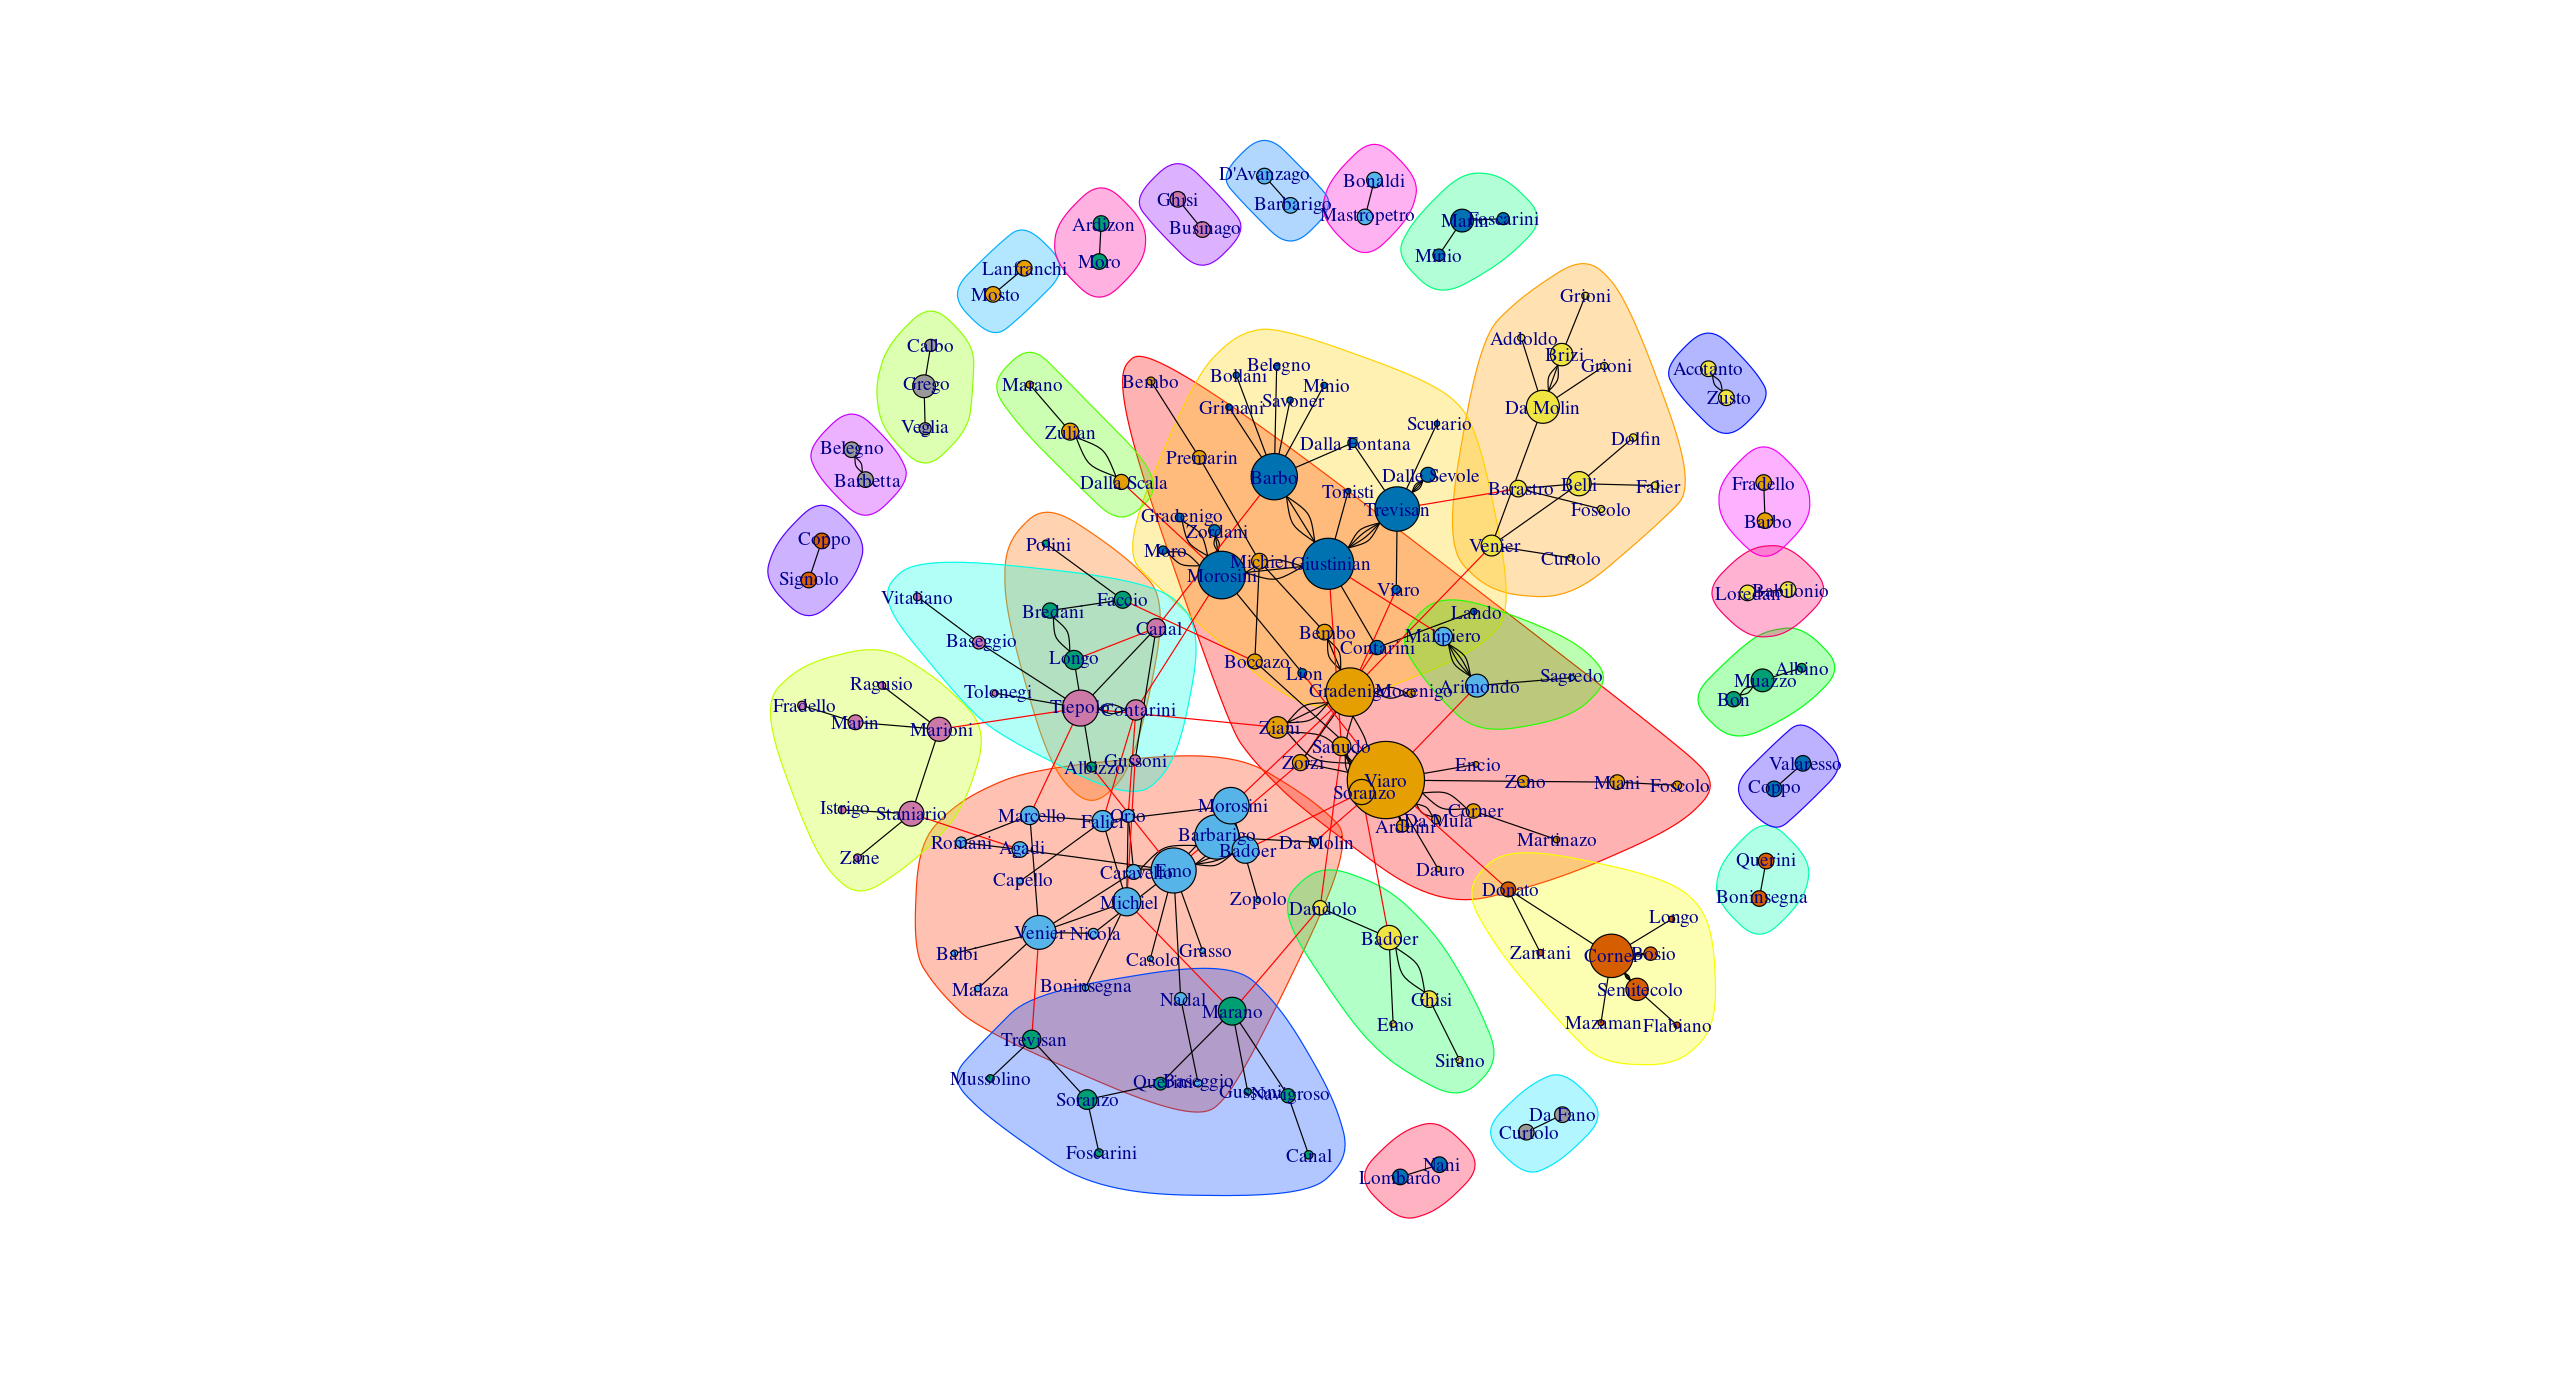

The script that drew this image:
library(igraph)

data <- read.csv("resources/colleganza-pairs.csv",header=FALSE)
venice.sn <- graph.data.frame(data.frame(data$V1,data$V2),directed=F)
plot(venice.sn)
V(venice.sn)$degree <- degree(venice.sn)
cnet <- cluster_edge_betweenness(venice.sn)
plot(cnet,venice.sn)

V(venice.sn)$betweenness <- betweenness(venice.sn)
V(venice.sn)$eigen <- eigen_centrality(venice.sn)
V(venice.sn)$pr <- unname(unlist(page_rank(venice.sn)$vector))

plot(cnet,venice.sn,
     layout=layout_with_fr(venice.sn),
     vertex.size=5+(V(venice.sn)$betweenness/100))

plot(cnet,venice.sn,
     layout=layout_with_fr(venice.sn),
     vertex.size=500*V(venice.sn)$pr)

write_graph(venice.sn,"resources/venice-social-network.graphml",format="graphml")
